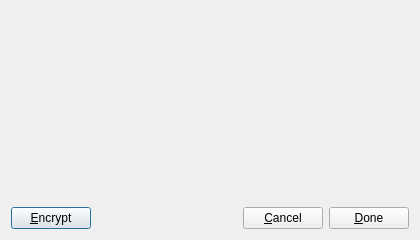
<?xml version="1.0" encoding="UTF-8"?>
<ui version="4.0">
 <class>OptionsDialog</class>
 <widget class="QDialog" name="OptionsDialog">
  <property name="geometry">
   <rect>
    <x>0</x>
    <y>0</y>
    <width>420</width>
    <height>240</height>
   </rect>
  </property>
  <property name="minimumSize">
   <size>
    <width>420</width>
    <height>240</height>
   </size>
  </property>
  <property name="maximumSize">
   <size>
    <width>420</width>
    <height>240</height>
   </size>
  </property>
  <property name="windowTitle">
   <string>Options</string>
  </property>
  <layout class="QGridLayout" name="gridLayout">
   <item row="0" column="0">
    <layout class="QVBoxLayout" name="verticalLayout">
     <item>
      <spacer name="verticalSpacer">
       <property name="orientation">
        <enum>Qt::Vertical</enum>
       </property>
       <property name="sizeHint" stdset="0">
        <size>
         <width>20</width>
         <height>40</height>
        </size>
       </property>
      </spacer>
     </item>
     <item>
      <layout class="QHBoxLayout" name="horizontalLayout">
       <item>
        <widget class="QPushButton" name="encryptButton">
         <property name="text">
          <string>&amp;Encrypt</string>
         </property>
        </widget>
       </item>
       <item>
        <spacer name="horizontalSpacer">
         <property name="orientation">
          <enum>Qt::Horizontal</enum>
         </property>
         <property name="sizeHint" stdset="0">
          <size>
           <width>40</width>
           <height>20</height>
          </size>
         </property>
        </spacer>
       </item>
       <item>
        <widget class="QPushButton" name="cancelButton">
         <property name="text">
          <string>&amp;Cancel</string>
         </property>
        </widget>
       </item>
       <item>
        <widget class="QPushButton" name="doneButton">
         <property name="text">
          <string>&amp;Done</string>
         </property>
        </widget>
       </item>
      </layout>
     </item>
    </layout>
   </item>
  </layout>
 </widget>
 <resources/>
 <connections/>
</ui>
